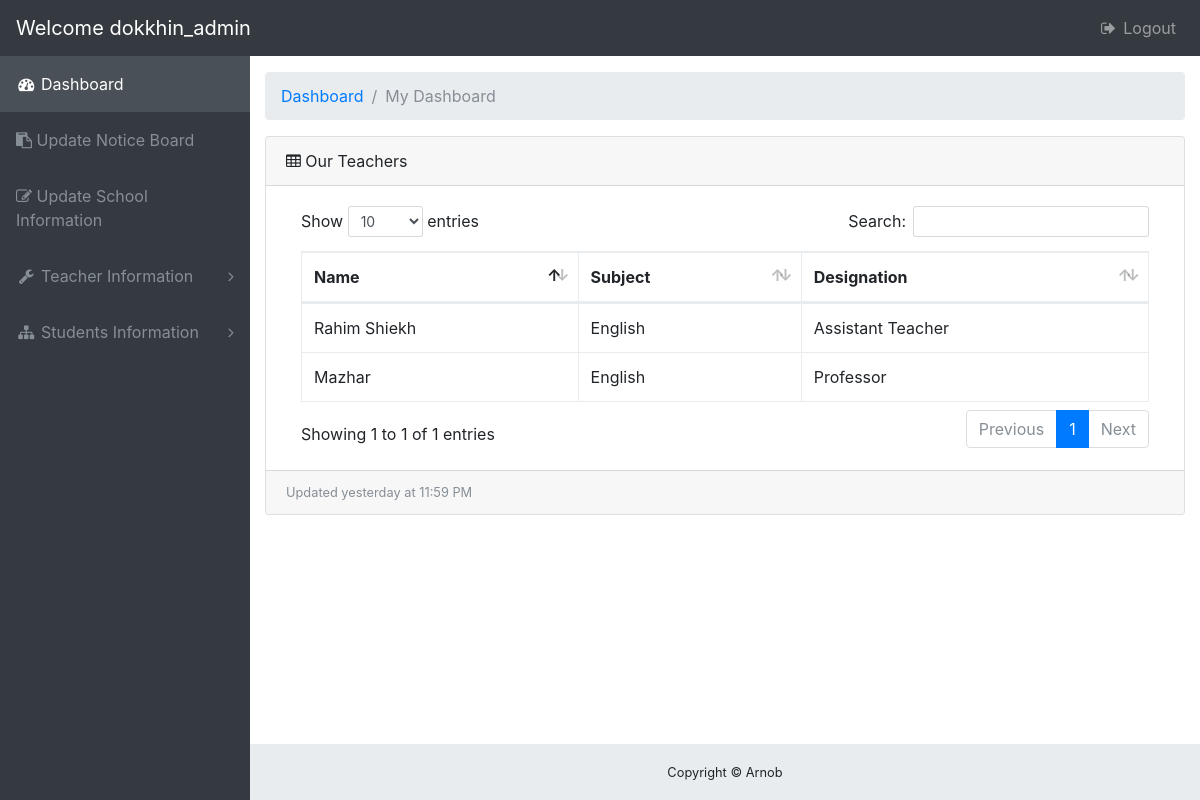
/admin/dashboard.php (signed in), run on the app's committed database.
### tables this page shows
CREATE TABLE `teacher_info` (
  `T_ID` int(255) NOT NULL,
  `Name` varchar(255) NOT NULL,
  `Subject` varchar(255) NOT NULL,
  `Designation` varchar(255) NOT NULL
);

### admin/includes/session.php (called while the page is built, shortened)
<?php
require("db_connection.php");
$user_check = $_SESSION['login_user'];
$query= "SELECT * FROM admin WHERE Username= '$user_check'";
    $result = $db->query($query);
    while($data = $result->fetch_object()){
    	$login_session = $data->Username;
    }
?>

### admin/dashboard.php (the view)
<?php
include './includes/header.php';
?>
    <div class="content-wrapper">
      <div class="container-fluid">
        <ol class="breadcrumb">
          <li class="breadcrumb-item">
            <a href="dashboard.php">Dashboard</a>
          </li>
          <li class="breadcrumb-item active">My Dashboard</li>
        </ol>
        <div class="card mb-3">
          <div class="card-header">
            <i class="fa fa-table"></i>
            Our Teachers
          </div>
          <div class="card-body">
            <div class="table-responsive">
              <table class="table table-bordered" width="100%" id="dataTable" cellspacing="0">
                <thead>
                  <tr>
                    <th>Name</th>
                    <th>Subject</th>
                    <th>Designation</th>
                  </tr>
                </thead>
                <?php
                $sql="SELECT * FROM teacher_info";
                $result= $db->query($sql);
                if($result){
                  while($data=$result->fetch_object())
                  {
                ?>
                <tbody>
                  <tr>
                    <td><?php echo $data->Name?></td>
                    <td><?php echo $data->Subject?></td>
                    <td><?php echo $data->Designation?></td>
                  </tr>
                </tbody>
               <?php
                 }
                }
                else{
                echo "No Data Found";
                }
               ?>
              </table>
            </div>
          </div>
          <div class="card-footer small text-muted">
            Updated yesterday at 11:59 PM
          </div>
        </div>
      </div>
    </div>
  <?php
  include './includes/footer.php';
  ?>

### admin/includes/header.php (shortened to what this page needs)
<?php
include('./includes/session.php');
?>
<!DOCTYPE html>
<html lang="en">
  <head>
    <link href="vendor/bootstrap/css/bootstrap.min.css" rel="stylesheet">
    <link href="vendor/font-awesome/css/font-awesome.min.css" rel="stylesheet" type="text/css">
    <link href="vendor/datatables/dataTables.bootstrap4.css" rel="stylesheet">
    <link href="css/sb-admin.css" rel="stylesheet">
  </head>
  <body class="fixed-nav sticky-footer bg-dark" id="page-top">
    <nav class="navbar navbar-expand-lg navbar-dark bg-dark fixed-top" id="mainNav">
      <a class="navbar-brand" href="dashboard.php">Welcome <?php echo $login_session; ?></a>
      <div class="collapse navbar-collapse" id="navbarResponsive">
        <ul class="navbar-nav navbar-sidenav" id="exampleAccordion">
          <li class="nav-item active" data-toggle="tooltip" data-placement="right" title="Dashboard">
            <a class="nav-link" href="dashboard.php">
              <i class="fa fa-fw fa-dashboard"></i>
              <span class="nav-link-text">
                Dashboard</span>
            </a>
          </li>
		  <li class="nav-item" data-toggle="tooltip" data-placement="right" title="notice_board">
            <a class="nav-link" href="notice.php">
              <i class="fa fa-clipboard"></i>
              <span class="nav-link-text">
                Update Notice Board</span>
            </a>
          </li>
		   <li class="nav-item" data-toggle="tooltip" data-placement="right" title="notice_board">
            <a class="nav-link" href="school_information.php">
              <i class="fa fa-edit"></i>
              <span class="nav-link-text">
                Update School Information</span>
            </a>
          </li>
          <li class="nav-item" data-toggle="tooltip" data-placement="right" title="Components">
            <a class="nav-link nav-link-collapse collapsed" data-toggle="collapse" href="#collapseComponents" data-parent="#exampleAccordion">
              <i class="fa fa-fw fa-wrench"></i>
              <span class="nav-link-text">
                Teacher Information</span>
            </a>
          </li>
          <li class="nav-item" data-toggle="tooltip" data-placement="right" title="Menu Levels">
            <a class="nav-link nav-link-collapse collapsed" data-toggle="collapse" href="#collapseMulti" data-parent="#exampleAccordion">
              <i class="fa fa-fw fa-sitemap"></i>
              <span class="nav-link-text">
                Students Information</span>
            </a>
          </li>
        </ul>
        <ul class="navbar-nav ml-auto">
          <li class="nav-item">
            <a class="nav-link" data-toggle="modal" data-target="#exampleModal">
              <i class="fa fa-fw fa-sign-out"></i>
              Logout</a>
          </li>
        </ul>
      </div>
    </nav>

### admin/css/sb-admin.css (style rules this page uses)
html { position: relative; min-height: 100%; }
body.sticky-footer { margin-bottom: 56px; }
body.sticky-footer .content-wrapper { min-height: calc(100vh - 56px - 56px); }
body.fixed-nav { padding-top: 56px; }
.content-wrapper { min-height: calc(100vh - 56px); padding-top: 1rem; }
#mainNav .navbar-collapse { overflow: auto; max-height: 75vh; }
#mainNav .navbar-collapse .navbar-nav .nav-item .nav-link { cursor: pointer; }
#mainNav .navbar-collapse .navbar-sidenav .nav-link-collapse:after { float: right; content: '\f107'; font-family: 'FontAwesome'; }
#mainNav .navbar-collapse .navbar-sidenav .nav-link-collapse.collapsed:after { content: '\f105'; }
@media (min-width: 992px) { #mainNav .navbar-brand { width: 250px; } }
@media (min-width: 992px) { #mainNav .navbar-collapse { overflow: visible; max-height: none; } }
@media (min-width: 992px) { #mainNav .navbar-collapse .navbar-sidenav { position: absolute; top: 0; left: 0; overflow-x: hidden; overflow-y: auto; -webkit-flex-direction: column; -ms-flex-direction: column; flex-direction: column; margin-top: 56px; } }
@media (min-width: 992px) { #mainNav .navbar-collapse .navbar-sidenav > .nav-item { width: 250px; padding: 0; } }
@media (min-width: 992px) { #mainNav .navbar-collapse .navbar-sidenav > .nav-item > .nav-link { padding: 1em; } }
#mainNav.navbar-dark .navbar-collapse .navbar-sidenav .nav-link-collapse:after { color: #868e96; }
#mainNav.navbar-dark .navbar-collapse .navbar-sidenav > .nav-item > .nav-link { color: #868e96; }
@media (min-width: 992px) { #mainNav.navbar-dark .navbar-collapse .navbar-sidenav { background: #343a40; } }
@media (min-width: 992px) { #mainNav.navbar-dark .navbar-collapse .navbar-sidenav li.active a { color: white !important; background-color: #495057; } }
@media (min-width: 992px) { #mainNav.fixed-top .navbar-sidenav { height: calc(100vh - 112px); } }
.content-wrapper { overflow-x: hidden; background: white; }
@media (min-width: 992px) { .content-wrapper { margin-left: 250px; } }

### data on the page
teacher_info: Name "Rahim Shiekh", Subject "English", Designation "Assistant Teacher"
teacher_info: Name "Mazhar", Subject "English", Designation "Professor"

### other printed values
$login_session "dokkhin_admin"
